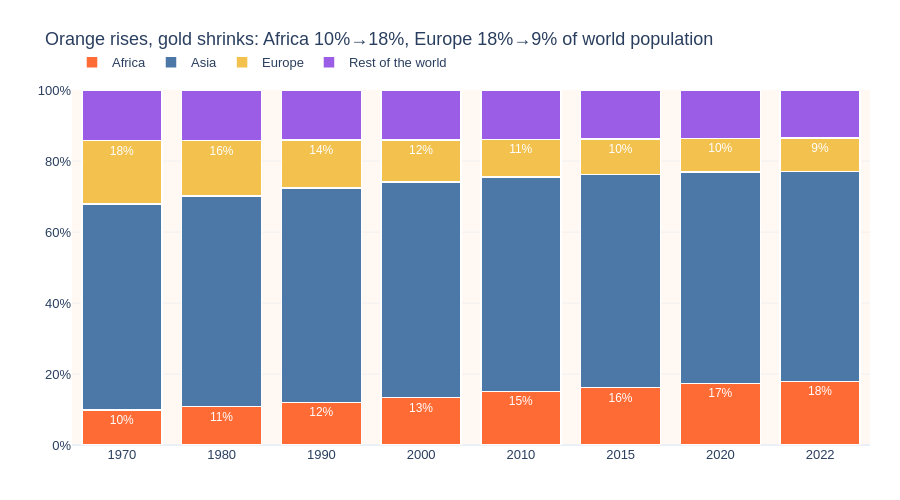

Here is the notebook cell this chart was saved with:
### Markdown cell above
**Chart choice & justification:** *Which chart did you choose, and why? Justify design choices.

**100% stacked bars** with four vivid group colours. Shares over years are a part-to-whole story; Africa (orange) and Europe (gold) carry % labels because those two drives the narrative.

### Code cell
# Q7 — WHY a 100% STACKED BAR?
# The story is *part-to-whole shares* over years (Africa/Asia/Europe/Rest) → stacked bars.
# 100% scaling focuses on mix, not absolute totals; years on x show 1970→2022 change.
# Labels on Africa & Europe highlight the rising vs shrinking shares.

tmp = df_long.copy()
tmp['Group'] = tmp['Continent'].where(
    tmp['Continent'].isin(['Africa', 'Asia', 'Europe']), 'Rest of the world'
)
ann = tmp.groupby(['Year', 'Group'], as_index=False)['Population'].sum()
ann['Share'] = ann['Population'] / ann.groupby('Year')['Population'].transform('sum')
ann['Label'] = np.where(
    ann['Group'].isin(['Africa', 'Europe']),
    ann['Share'].map('{:.0%}'.format), ''
)

group_colors = {
    'Africa': '#FF6B35', 'Asia': '#4C78A8',
    'Europe': '#F2C14E', 'Rest of the world': '#9B5DE5',
}

fig = px.bar(
    ann, x='Year', y='Share', color='Group', text='Label',
    color_discrete_map=group_colors,
    category_orders={'Group': ['Africa', 'Asia', 'Europe', 'Rest of the world']},
    labels={'Share': 'Share of world population', 'Group': '', 'Year': ''},
    template='plotly_white', height=500,
)
fig.update_traces(textposition='inside', textfont=dict(size=12, color='white'),
                  marker_line_color='white', marker_line_width=1.5)
fig.update_layout(
    title="Orange rises, gold shrinks: Africa 10%→18%, Europe 18%→9% of world population",
    font=dict(family='Arial', size=13), barmode='stack',
    legend=dict(orientation='h', x=0, y=1.12, title=''),
    yaxis=dict(tickformat='.0%', title='', range=[0, 1], showgrid=True, gridcolor='#F0F0F0'),
    xaxis=dict(type='category', showgrid=False),
    plot_bgcolor='#FFF8F3', margin=dict(l=50, r=30, t=90, b=40),
)
fig.show()

### Figure 1 — Plotly figure (JSON) as saved in the notebook; plotly's stock layout.template omitted (floating-point values rounded to 4 significant figures)
{"data": [{"hovertemplate": "=%{x}<br>Share of world population=%{y}<br>Label=%{text}<extra></extra>", "legendgroup": "Africa", "marker": {"color": "#FF6B35", "line": {"color": "white", "width": 1.5}, "pattern": {"shape": ""}}, "name": "Africa", "orientation": "v", "showlegend": true, "text": ["10%", "11%", "12%", "13%", "15%", "16%", "17%", "18%"], "textfont": {"color": "white", "size": 12}, "textposition": "inside", "type": "bar", "x": [1970, 1980, 1990, 2000, 2010, 2015, 2020, 2022], "xaxis": "x", "y": [0.09893, 0.1084, 0.1201, 0.1332, 0.1511, 0.1618, 0.1736, 0.1789], "yaxis": "y"}, {"hovertemplate": "=%{x}<br>Share of world population=%{y}<br>Label=%{text}<extra></extra>", "legendgroup": "Asia", "marker": {"color": "#4C78A8", "line": {"color": "white", "width": 1.5}, "pattern": {"shape": ""}}, "name": "Asia", "orientation": "v", "showlegend": true, "text": ["", "", "", "", "", "", "", ""], "textfont": {"color": "white", "size": 12}, "textposition": "inside", "type": "bar", "x": [1970, 1980, 1990, 2000, 2010, 2015, 2020, 2022], "xaxis": "x", "y": [0.5806, 0.5932, 0.6041, 0.6076, 0.6043, 0.6005, 0.5948, 0.5921], "yaxis": "y"}, {"hovertemplate": "=%{x}<br>Share of world population=%{y}<br>Label=%{text}<extra></extra>", "legendgroup": "Europe", "marker": {"color": "#F2C14E", "line": {"color": "white", "width": 1.5}, "pattern": {"shape": ""}}, "name": "Europe", "orientation": "v", "showlegend": true, "text": ["18%", "16%", "14%", "12%", "11%", "10%", "10%", "9%"], "textfont": {"color": "white", "size": 12}, "textposition": "inside", "type": "bar", "x": [1970, 1980, 1990, 2000, 2010, 2015, 2020, 2022], "xaxis": "x", "y": [0.1776, 0.1559, 0.1355, 0.1181, 0.1053, 0.09987, 0.09514, 0.0932], "yaxis": "y"}, {"hovertemplate": "=%{x}<br>Share of world population=%{y}<br>Label=%{text}<extra></extra>", "legendgroup": "Rest of the world", "marker": {"color": "#9B5DE5", "line": {"color": "white", "width": 1.5}, "pattern": {"shape": ""}}, "name": "Rest of the world", "orientation": "v", "showlegend": true, "text": ["", "", "", "", "", "", "", ""], "textfont": {"color": "white", "size": 12}, "textposition": "inside", "type": "bar", "x": [1970, 1980, 1990, 2000, 2010, 2015, 2020, 2022], "xaxis": "x", "y": [0.1429, 0.1425, 0.1402, 0.141, 0.1393, 0.1379, 0.1365, 0.1357], "yaxis": "y"}], "layout": {"barmode": "stack", "font": {"family": "Arial", "size": 13}, "height": 500, "legend": {"orientation": "h", "title": {"text": ""}, "tracegroupgap": 0, "x": 0, "y": 1.12}, "margin": {"b": 40, "l": 50, "r": 30, "t": 90}, "plot_bgcolor": "#FFF8F3", "title": {"text": "Orange rises, gold shrinks: Africa 10%→18%, Europe 18%→9% of world population"}, "xaxis": {"anchor": "y", "domain": [0, 1], "showgrid": false, "title": {"text": ""}, "type": "category"}, "yaxis": {"anchor": "x", "domain": [0, 1], "gridcolor": "#F0F0F0", "range": [0, 1], "showgrid": true, "tickformat": ".0%", "title": {"text": ""}}}}
